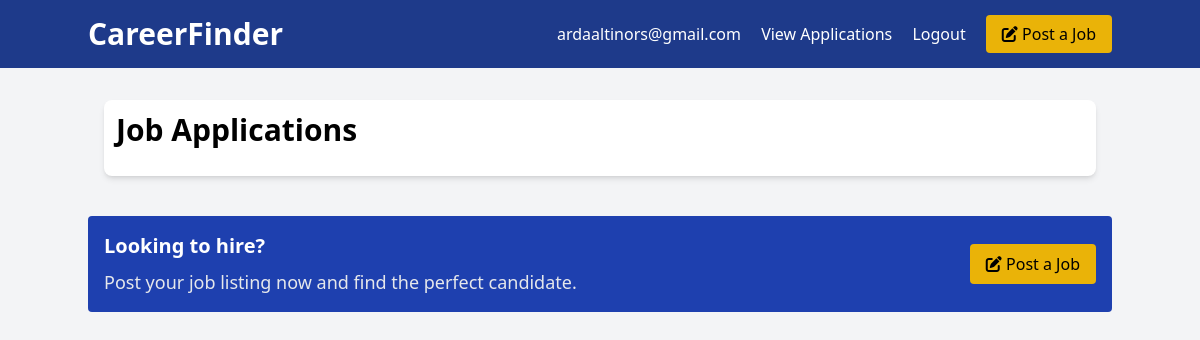
Before: /applications.php (signed in) with the older database file.
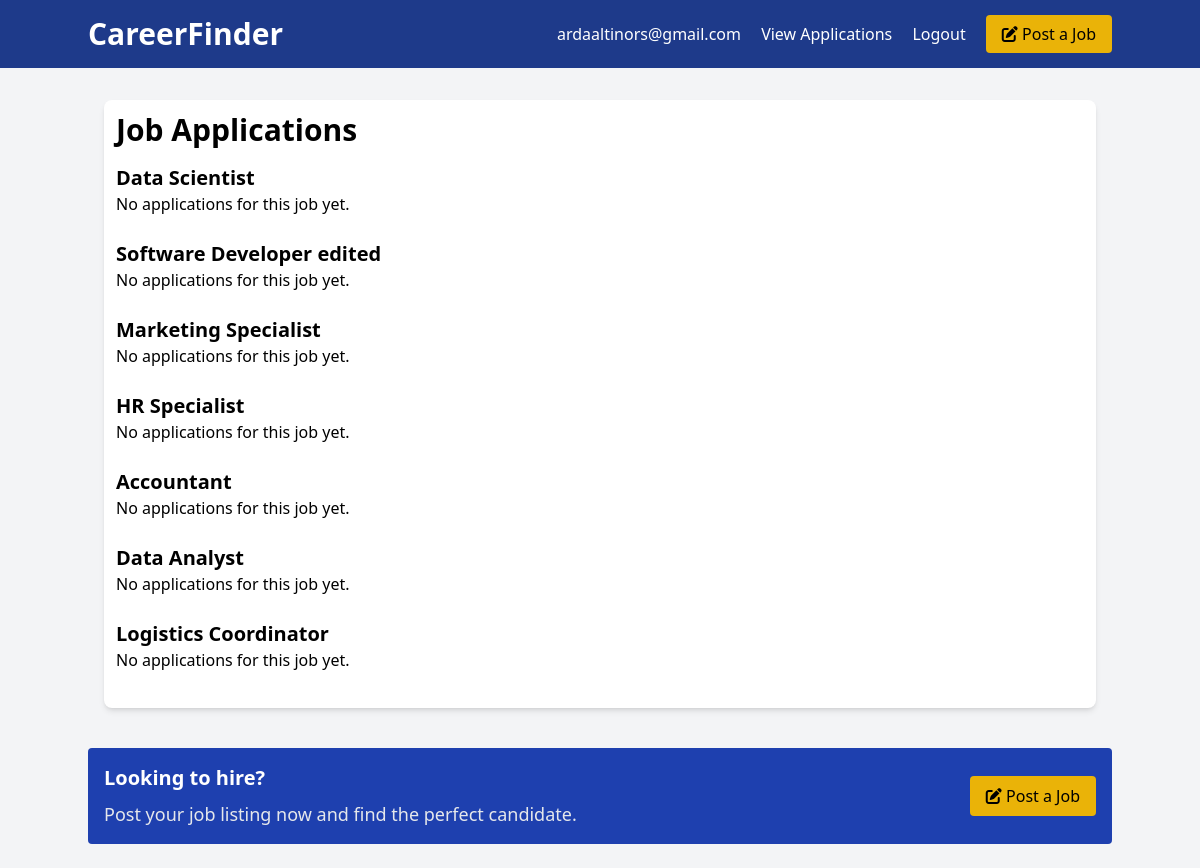
After: the same page with the newer database file.
### tables this page shows
CREATE TABLE jobs (
        id INTEGER PRIMARY KEY AUTOINCREMENT,
        title TEXT NOT NULL,
        description TEXT NOT NULL,
        salary TEXT NOT NULL,
        location TEXT NOT NULL,
        type TEXT NOT NULL,
        tags TEXT NOT NULL,
        requirements TEXT NOT NULL,
        benefits TEXT NOT NULL,
        company TEXT NOT NULL,
        address TEXT NOT NULL,
        city TEXT NOT NULL,
        state TEXT NOT NULL,
        phone TEXT NOT NULL,
        email TEXT NOT NULL,
        creator_email TEXT NOT NULL,
        created_at TEXT DEFAULT CURRENT_TIMESTAMP
    );

### applications.php (the view, shortened to what this page needs)
<?php include 'templates/header.php'; ?>
<?php
include 'config.php';
$creator_email = $_SESSION['user'];
$stmt = $pdo->prepare("SELECT * FROM jobs WHERE creator_email = :creator_email");
$stmt->execute(['creator_email' => $creator_email]);
$jobs = $stmt->fetchAll();
$applications = [];
foreach ($jobs as $job) {
    $stmt = $pdo->prepare("SELECT * FROM applications WHERE job_id = :job_id");
    $stmt->execute(['job_id' => $job['id']]);
    $applications[$job['id']] = $stmt->fetchAll();
}
?>
<section class="container mx-auto p-4 mt-4">
    <div class="rounded-lg shadow-md bg-white p-3">
        <h2 class="text-3xl font-bold mb-4">Job Applications</h2>
        <?php foreach ($jobs as $job) : ?>
            <div class="mb-6">
                <h3 class="text-xl font-semibold"><?php echo htmlspecialchars($job['title']); ?></h3>
                <?php if (!empty($applications[$job['id']])) : ?>
                    <ul class="list-disc pl-5">
                        <?php foreach ($applications[$job['id']] as $application) : ?>
                            <li class="mb-4">
                                <p><strong>Name:</strong> <?php echo htmlspecialchars($application['applicant_name']); ?></p>
                                <p><strong>Email:</strong> <?php echo htmlspecialchars($application['email']); ?></p>
                                <p><strong>Phone:</strong> <?php echo htmlspecialchars($application['phone']); ?></p>
                                <p><strong>Cover Letter:</strong> <?php echo nl2br(htmlspecialchars($application['cover_letter'])); ?></p>
                            </li>
                        <?php endforeach; ?>
                    </ul>
                <?php else : ?>
                    <p>No applications for this job yet.</p>
                <?php endif; ?>
            </div>
        <?php endforeach; ?>
    </div>
</section>
<?php include 'templates/footer.php'; ?>

Changed rows visible on the page:
added jobs: title "Data Scientist", shows "No applications for this job yet."
added jobs: title "Software Developer edited", shows "No applications for this job yet."
added jobs: title "Marketing Specialist", shows "No applications for this job yet."
added jobs: title "HR Specialist", shows "No applications for this job yet."
added jobs: title "Accountant", shows "No applications for this job yet."
added jobs: title "Data Analyst", shows "No applications for this job yet."
added jobs: title "Logistics Coordinator", shows "No applications for this job yet."
